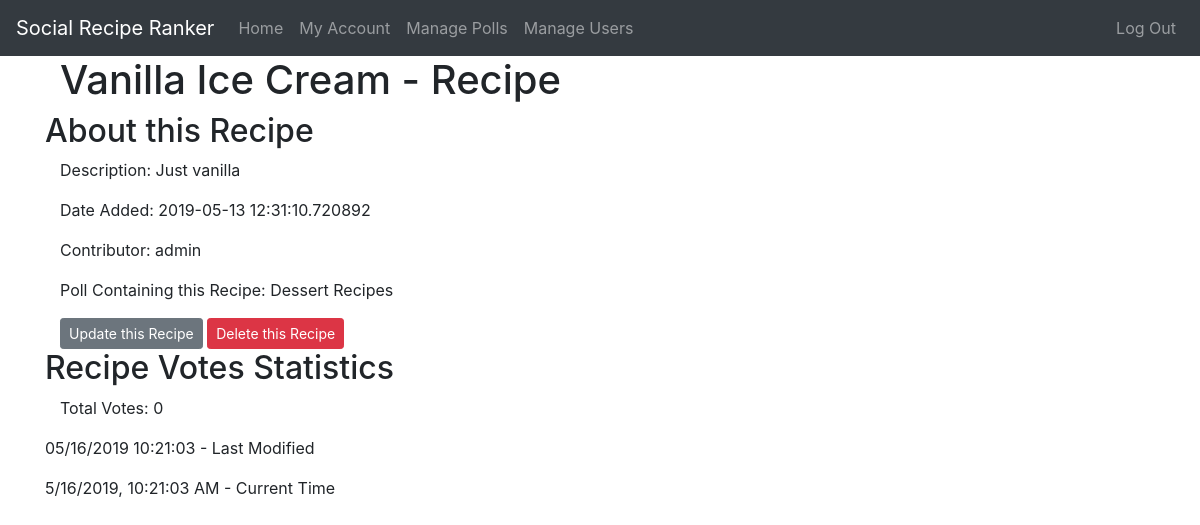
The page /recipe/1 (signed in) on the database as committed earlier.
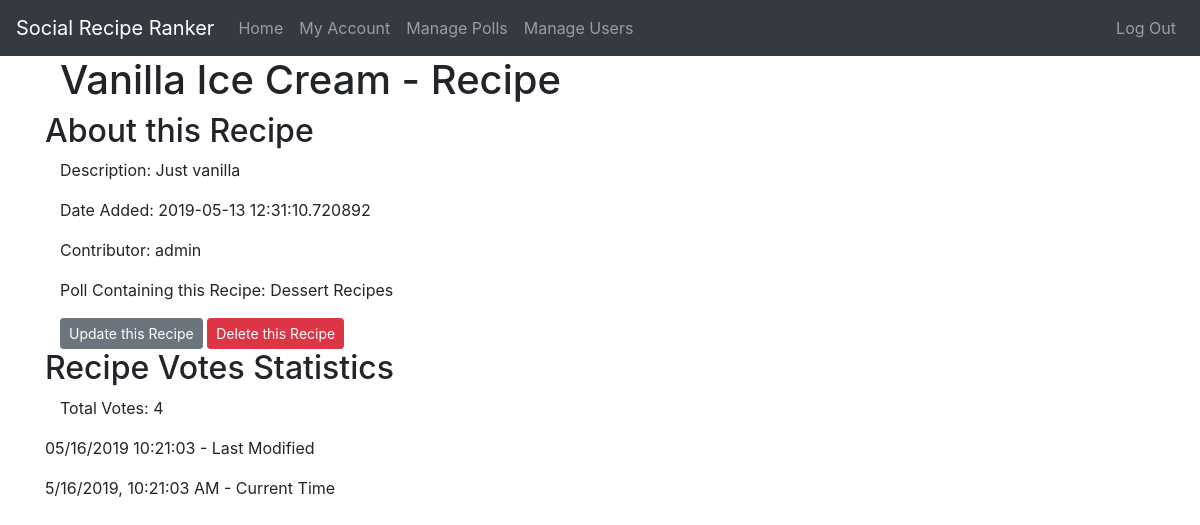
The same page on the database as committed later.
### app/models.py (models this page shows, shortened)
class Recipe(db.Model):
    id = db.Column(db.Integer, primary_key=True)
    name = db.Column(db.String(64), nullable=False, index=True)
    description = db.Column(db.String(256), nullable=True)
    date_added = db.Column(db.DateTime, nullable=False, index=True, default=datetime.utcnow)
    contributor_id = db.Column(db.Integer, db.ForeignKey('user.id'), nullable=False)
    poll_id = db.Column(db.Integer, db.ForeignKey('poll.id'), nullable=False)
    votes_count = db.Column(db.Integer, nullable=False, default=0)

### app/routes.py (the view)
@app.route('/recipe/<int:recipe_id>')
@login_required
def recipe(recipe_id):
    if current_user.is_admin:
        recipe = Recipe.query.get_or_404(recipe_id)
        return render_template('recipe.html', title=recipe.name + ' - Recipe', users=User, polls=Poll, recipe=recipe)
    else:
        abort(403)

### app/models.py (called while the page is built)
@login_manager.user_loader
def load_user(id):
    return User.query.get(int(id))

### app/templates/recipe.html (shortened to what this page needs)
{% extends "base.html" %}
{% block content %}
<article class="container">
    <header>
        <h1>{{ recipe.name }} - Recipe</h1>
    </header>
    <section class="row">
        <h2>About this Recipe</h2>
        <div class="container">
            <p>Description: {{ recipe.description }}</p>
            <p>Date Added: {{ recipe.date_added }}</p>
            <p>Contributor: {{ users.query.filter_by(id=recipe.contributor_id).first().username }}</p>
            <p>Poll Containing this Recipe: {{ polls.query.filter_by(id=recipe.poll_id).first().name }}</p>
            <a class="btn btn-secondary btn-sm" href="{{ url_for('update_recipe', recipe_id=recipe.id) }}">Update this Recipe</a>
            <button type="button" class="btn btn-danger btn-sm" data-toggle="modal"
                data-target="#deleteModal">Delete this Recipe</button>
        </div>
    </section>
    <section class="row">
        <h2>Recipe Votes Statistics</h2>
        <div class="container">
            <p>Total Votes: {{ recipe.votes_count }}</p>
        </div>
    </section>
</article>
{% endblock %}

Rows that differ between the two databases and show on the page:
changed Recipe "Vanilla Ice Cream": votes_count "0" → "4"
